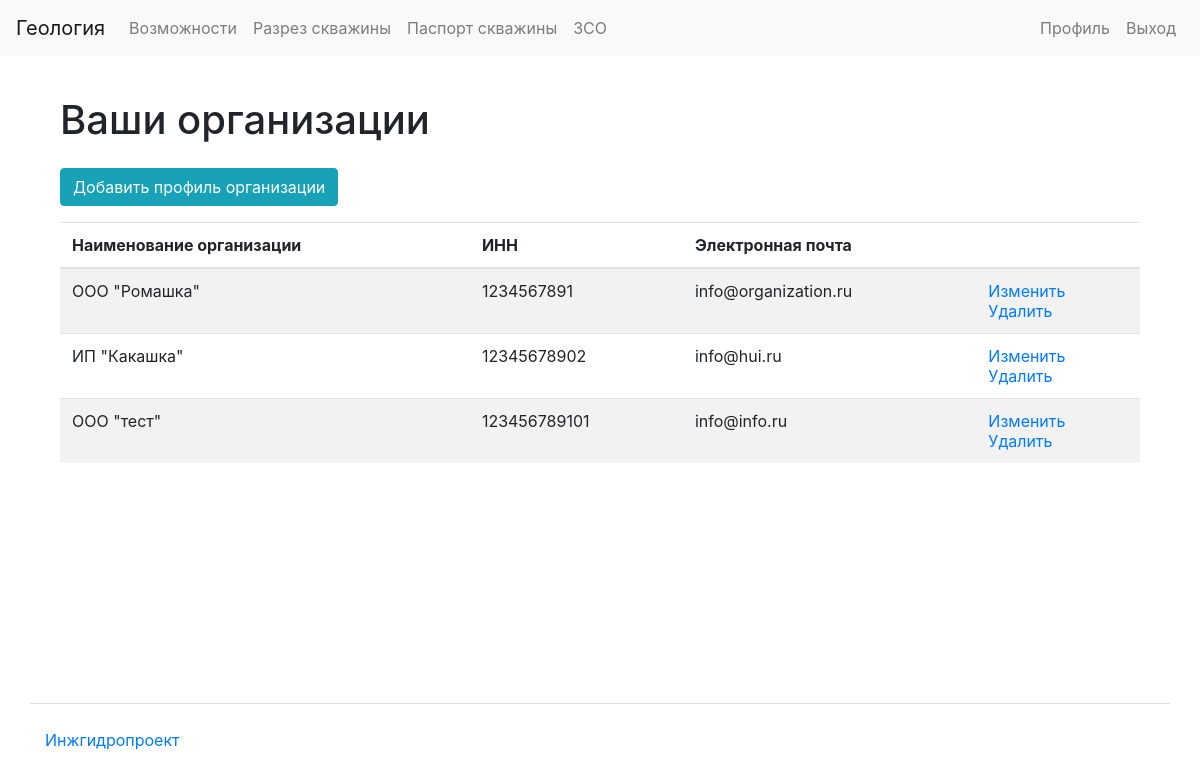
/organizations/my/ (signed in), run on the app's committed database.
### apps/organizations/models.py (models this page shows, shortened)
class Organization(models.Model):
    user = models.ForeignKey(
        settings.AUTH_USER_MODEL, related_name="organizations", on_delete=models.CASCADE
    )
    org_name = models.CharField(max_length=100)
    inn = models.CharField(max_length=12)
    address = models.CharField(max_length=200)
    email = models.EmailField(unique=True)
    phone = models.CharField(max_length=15)
    ceo_name = models.CharField(max_length=25)
    originator_position = models.CharField(max_length=25)
    originator_name = models.CharField(max_length=25)
    logo = models.ImageField(upload_to="logos/")
    confirmed = models.BooleanField(default=False)
    confirmation_code = models.CharField(max_length=20, blank=True, null=True)
    confirmation_code_dt = models.DateTimeField(blank=True, null=True)

### apps/organizations/views.py (the view)
# urls.py: path("my/", views.OrganizationsListView.as_view(), name="organizations_mine"),
@method_decorator(login_required, name="dispatch")
class OrganizationsListView(TemplateView):
    template_name = "organizations/list.html"
    def get(self, request, *args, **kwargs):
        user_organizations = request.user.organizations.all()
        return render(
            request,
            template_name="organizations/list.html",
            context={"organizations": user_organizations, "title": "Organizations"},
        )

### templates/organizations/list.html
{% extends 'base.html' %}
{% load bootstrap4 %}
{% load i18n %}
{% block content %}
<div class="container wrapper flex-grow-1">
    <h1 class="my-4">
      {% translate "Ваши организации"%}
    </h1>
      <div class="form-group">
        <a href="{% url 'organization_create' %}" class="btn btn-info" role="button">{% translate "Добавить профиль организации"%}</a>
      </div>
<table class="table table-striped">
<thead>
  <tr>
    <th>{% translate "Наименование организации"%}</th>
    <th>{% translate "ИНН"%}</th>
    <th>{% translate "Электронная почта"%}</th>
    <th></th>
  </tr>
</thead>
<tbody>
  {% if organizations %}
{% for organization in organizations %}
    <tr>
      <td>{{ organization.org_name }}</td>
      <td>{{ organization.inn }}</td>
      <td>{{ organization.email }}</td>
      <td>
        <a href="{% url 'organization_update' organization.id %}">{% translate "Изменить"%}</a>
        <br>
        <a href="{% url 'organization_delete' organization.id %}">{% translate "Удалить"%}</a>
      </td>
    </tr>
{% endfor %}
{% endif %}
</tbody>
</table>
</div>
{% endblock %}

### data on the page
Organization: org_name "ООО \"Ромашка\"", inn "1234567891", email "info@organization.ru"
Organization: org_name "ИП \"Какашка\"", inn "12345678902", email "info@hui.ru"
Organization: org_name "ООО \"тест\"", inn "123456789101", email "info@info.ru"
